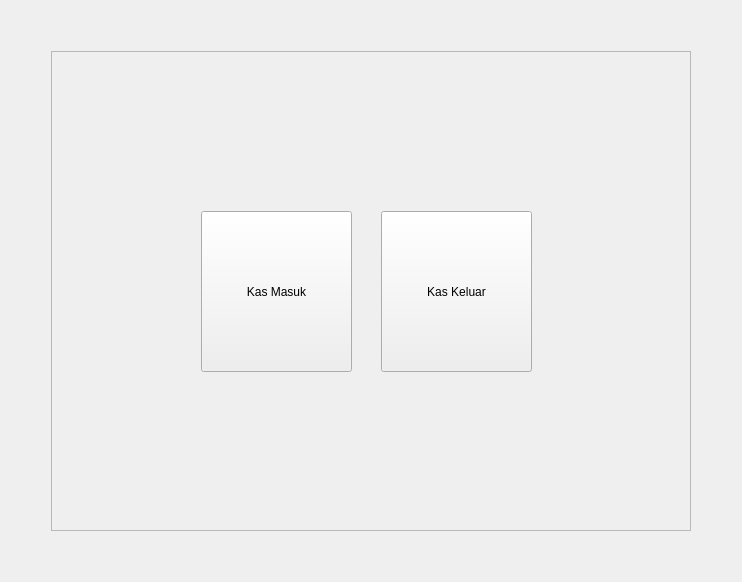
  <widget class="QWidget" name="st_Menu">
   <layout class="QGridLayout" name="igr_KasBank_Menu">
    <item row="1" column="1">
     <widget class="QFrame" name="fr_Menu_Content">
      <property name="sizePolicy">
       <sizepolicy hsizetype="Preferred" vsizetype="Preferred">
        <horstretch>1</horstretch>
        <verstretch>1</verstretch>
       </sizepolicy>
      </property>
      <property name="minimumSize">
       <size>
        <width>640</width>
        <height>480</height>
       </size>
      </property>
      <property name="maximumSize">
       <size>
        <width>640</width>
        <height>480</height>
       </size>
      </property>
      <property name="frameShape">
       <enum>QFrame::StyledPanel</enum>
      </property>
      <property name="frameShadow">
       <enum>QFrame::Raised</enum>
      </property>
      <widget class="QPushButton" name="tb_Menu_KasMasuk">
       <property name="geometry">
        <rect>
         <x>150</x>
         <y>160</y>
         <width>151</width>
         <height>161</height>
        </rect>
       </property>
       <property name="text">
        <string>Kas Masuk</string>
       </property>
      </widget>
      <widget class="QPushButton" name="tb_Menu_KasKeluar">
       <property name="geometry">
        <rect>
         <x>330</x>
         <y>160</y>
         <width>151</width>
         <height>161</height>
        </rect>
       </property>
       <property name="text">
        <string>Kas Keluar</string>
       </property>
      </widget>
     </widget>
    </item>
    <item row="0" column="1">
     <spacer name="vs_KasBank_Menu_t">
      <property name="orientation">
       <enum>Qt::Vertical</enum>
      </property>
      <property name="sizeHint" stdset="0">
       <size>
        <width>20</width>
        <height>40</height>
       </size>
      </property>
     </spacer>
    </item>
    <item row="2" column="1">
     <spacer name="vs_KasBank_Menu_b">
      <property name="orientation">
       <enum>Qt::Vertical</enum>
      </property>
      <property name="sizeHint" stdset="0">
       <size>
        <width>20</width>
        <height>40</height>
       </size>
      </property>
     </spacer>
    </item>
    <item row="1" column="0">
     <spacer name="hs_KasBank_Menu_l">
      <property name="orientation">
       <enum>Qt::Horizontal</enum>
      </property>
      <property name="sizeHint" stdset="0">
       <size>
        <width>40</width>
        <height>20</height>
       </size>
      </property>
     </spacer>
    </item>
    <item row="1" column="2">
     <spacer name="hs_KasBank_Menu_r">
      <property name="orientation">
       <enum>Qt::Horizontal</enum>
      </property>
      <property name="sizeHint" stdset="0">
       <size>
        <width>40</width>
        <height>20</height>
       </size>
      </property>
     </spacer>
    </item>
   </layout>
  </widget>
